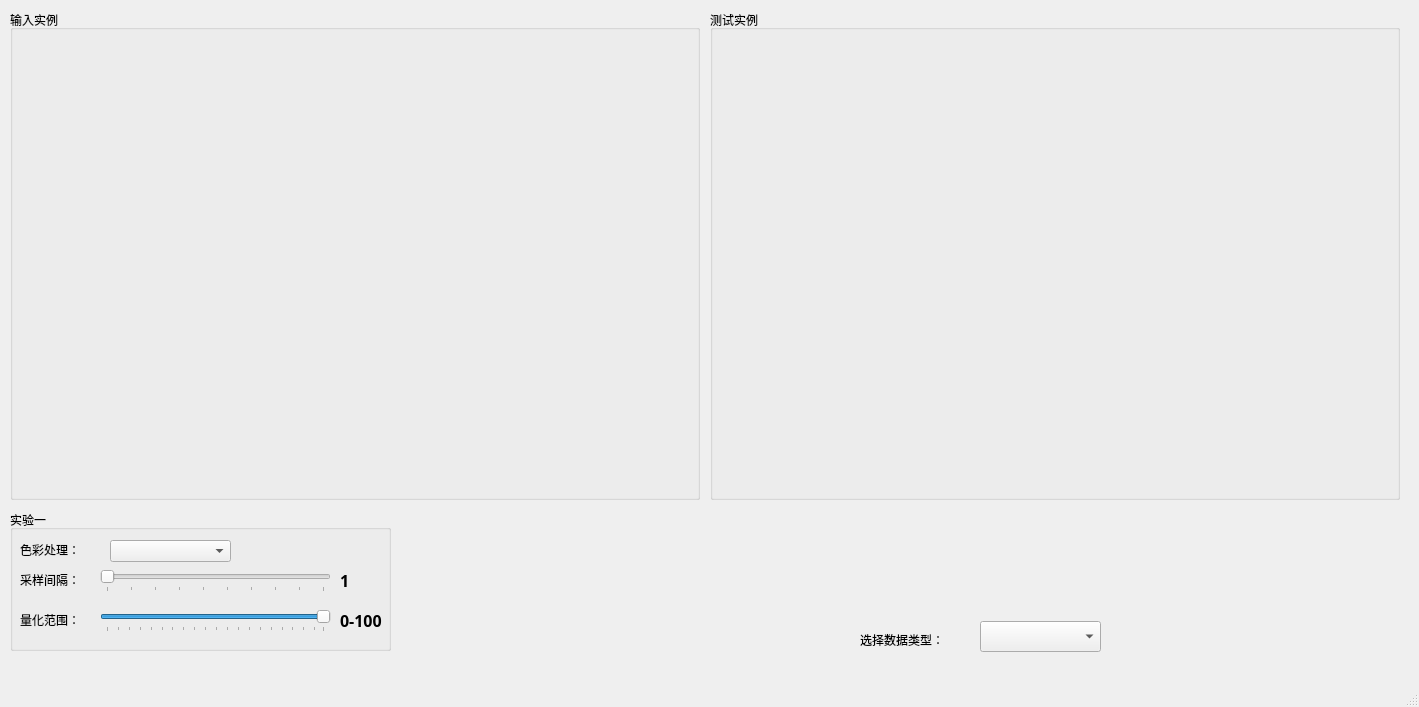
<?xml version="1.0" encoding="UTF-8"?>
<ui version="4.0">
 <class>MainWindow</class>
 <widget class="QMainWindow" name="MainWindow">
  <property name="geometry">
   <rect>
    <x>0</x>
    <y>0</y>
    <width>1419</width>
    <height>707</height>
   </rect>
  </property>
  <property name="windowTitle">
   <string>MainWindow</string>
  </property>
  <widget class="QWidget" name="centralwidget">
   <widget class="QGroupBox" name="groupBox_AftShow">
    <property name="geometry">
     <rect>
      <x>710</x>
      <y>10</y>
      <width>690</width>
      <height>490</height>
     </rect>
    </property>
    <property name="title">
     <string>测试实例</string>
    </property>
    <widget class="QLabel" name="label_AftPicShow">
     <property name="geometry">
      <rect>
       <x>10</x>
       <y>20</y>
       <width>670</width>
       <height>460</height>
      </rect>
     </property>
     <property name="text">
      <string/>
     </property>
    </widget>
   </widget>
   <widget class="QGroupBox" name="groupBox_PreShow">
    <property name="geometry">
     <rect>
      <x>10</x>
      <y>10</y>
      <width>690</width>
      <height>490</height>
     </rect>
    </property>
    <property name="title">
     <string>输入实例</string>
    </property>
    <widget class="QLabel" name="label_PrePicShow">
     <property name="geometry">
      <rect>
       <x>10</x>
       <y>20</y>
       <width>670</width>
       <height>460</height>
      </rect>
     </property>
     <property name="text">
      <string/>
     </property>
     <property name="scaledContents">
      <bool>true</bool>
     </property>
    </widget>
   </widget>
   <widget class="QGroupBox" name="groupBox">
    <property name="geometry">
     <rect>
      <x>10</x>
      <y>510</y>
      <width>381</width>
      <height>141</height>
     </rect>
    </property>
    <property name="font">
     <font>
      <family>Times New Roman</family>
     </font>
    </property>
    <property name="title">
     <string>实验一</string>
    </property>
    <widget class="QLabel" name="label_datatype_2">
     <property name="geometry">
      <rect>
       <x>10</x>
       <y>30</y>
       <width>81</width>
       <height>20</height>
      </rect>
     </property>
     <property name="text">
      <string>色彩处理：</string>
     </property>
    </widget>
    <widget class="QComboBox" name="comboBox_ColorDeal">
     <property name="geometry">
      <rect>
       <x>100</x>
       <y>30</y>
       <width>121</width>
       <height>22</height>
      </rect>
     </property>
     <item>
      <property name="text">
       <string/>
      </property>
     </item>
     <item>
      <property name="text">
       <string>反色处理</string>
      </property>
     </item>
     <item>
      <property name="text">
       <string>灰值化</string>
      </property>
     </item>
     <item>
      <property name="text">
       <string>Lab颜色模型</string>
      </property>
     </item>
     <item>
      <property name="text">
       <string>YCrCb颜色模型</string>
      </property>
     </item>
     <item>
      <property name="text">
       <string>HSI颜色模型</string>
      </property>
     </item>
    </widget>
    <widget class="QSlider" name="slider_ImgSample">
     <property name="geometry">
      <rect>
       <x>90</x>
       <y>60</y>
       <width>231</width>
       <height>22</height>
      </rect>
     </property>
     <property name="minimum">
      <number>1</number>
     </property>
     <property name="maximum">
      <number>10</number>
     </property>
     <property name="singleStep">
      <number>1</number>
     </property>
     <property name="orientation">
      <enum>Qt::Horizontal</enum>
     </property>
     <property name="tickPosition">
      <enum>QSlider::TicksBelow</enum>
     </property>
     <property name="tickInterval">
      <number>1</number>
     </property>
    </widget>
    <widget class="QLabel" name="label_datatype_3">
     <property name="geometry">
      <rect>
       <x>10</x>
       <y>60</y>
       <width>81</width>
       <height>20</height>
      </rect>
     </property>
     <property name="text">
      <string>采样间隔：</string>
     </property>
    </widget>
    <widget class="QLabel" name="label_sample">
     <property name="geometry">
      <rect>
       <x>330</x>
       <y>60</y>
       <width>31</width>
       <height>21</height>
      </rect>
     </property>
     <property name="font">
      <font>
       <family>Agency FB</family>
       <pointsize>12</pointsize>
       <weight>75</weight>
       <bold>true</bold>
      </font>
     </property>
     <property name="text">
      <string>1</string>
     </property>
    </widget>
    <widget class="QSlider" name="slider_ImgQuanty">
     <property name="geometry">
      <rect>
       <x>90</x>
       <y>100</y>
       <width>231</width>
       <height>22</height>
      </rect>
     </property>
     <property name="minimum">
      <number>1</number>
     </property>
     <property name="maximum">
      <number>100</number>
     </property>
     <property name="singleStep">
      <number>5</number>
     </property>
     <property name="value">
      <number>100</number>
     </property>
     <property name="orientation">
      <enum>Qt::Horizontal</enum>
     </property>
     <property name="tickPosition">
      <enum>QSlider::TicksBelow</enum>
     </property>
     <property name="tickInterval">
      <number>5</number>
     </property>
    </widget>
    <widget class="QLabel" name="label_datatype_4">
     <property name="geometry">
      <rect>
       <x>10</x>
       <y>100</y>
       <width>81</width>
       <height>20</height>
      </rect>
     </property>
     <property name="text">
      <string>量化范围：</string>
     </property>
    </widget>
    <widget class="QLabel" name="label_quanty">
     <property name="geometry">
      <rect>
       <x>330</x>
       <y>100</y>
       <width>51</width>
       <height>21</height>
      </rect>
     </property>
     <property name="font">
      <font>
       <family>Agency FB</family>
       <pointsize>12</pointsize>
       <weight>75</weight>
       <bold>true</bold>
      </font>
     </property>
     <property name="text">
      <string>0-100</string>
     </property>
    </widget>
   </widget>
   <widget class="QLabel" name="label_datatype">
    <property name="geometry">
     <rect>
      <x>860</x>
      <y>630</y>
      <width>121</width>
      <height>20</height>
     </rect>
    </property>
    <property name="text">
     <string>选择数据类型：</string>
    </property>
   </widget>
   <widget class="QComboBox" name="comboBox_SelectData">
    <property name="geometry">
     <rect>
      <x>980</x>
      <y>621</y>
      <width>121</width>
      <height>31</height>
     </rect>
    </property>
    <item>
     <property name="text">
      <string/>
     </property>
    </item>
    <item>
     <property name="text">
      <string>读入图像</string>
     </property>
    </item>
    <item>
     <property name="text">
      <string>读入本地视频</string>
     </property>
    </item>
   </widget>
  </widget>
  <widget class="QMenuBar" name="menubar">
   <property name="geometry">
    <rect>
     <x>0</x>
     <y>0</y>
     <width>1419</width>
     <height>30</height>
    </rect>
   </property>
  </widget>
  <widget class="QStatusBar" name="statusbar"/>
 </widget>
 <resources/>
 <connections>
  <connection>
   <sender>comboBox_SelectData</sender>
   <signal>currentIndexChanged(int)</signal>
   <receiver>MainWindow</receiver>
   <slot>onbuttonclick_selectDataType()</slot>
   <hints>
    <hint type="sourcelabel">
     <x>990</x>
     <y>677</y>
    </hint>
    <hint type="destinationlabel">
     <x>6</x>
     <y>632</y>
    </hint>
   </hints>
  </connection>
  <connection>
   <sender>comboBox_ColorDeal</sender>
   <signal>currentIndexChanged(int)</signal>
   <receiver>MainWindow</receiver>
   <slot>oncombox_selectColorType()</slot>
   <hints>
    <hint type="sourcelabel">
     <x>169</x>
     <y>566</y>
    </hint>
    <hint type="destinationlabel">
     <x>461</x>
     <y>587</y>
    </hint>
   </hints>
  </connection>
  <connection>
   <sender>slider_ImgSample</sender>
   <signal>valueChanged(int)</signal>
   <receiver>MainWindow</receiver>
   <slot>onslide_imgSample()</slot>
   <hints>
    <hint type="sourcelabel">
     <x>119</x>
     <y>608</y>
    </hint>
    <hint type="destinationlabel">
     <x>430</x>
     <y>562</y>
    </hint>
   </hints>
  </connection>
  <connection>
   <sender>slider_ImgQuanty</sender>
   <signal>valueChanged(int)</signal>
   <receiver>MainWindow</receiver>
   <slot>onslide_imgQuanty()</slot>
   <hints>
    <hint type="sourcelabel">
     <x>181</x>
     <y>649</y>
    </hint>
    <hint type="destinationlabel">
     <x>233</x>
     <y>678</y>
    </hint>
   </hints>
  </connection>
 </connections>
 <slots>
  <signal>clicked()</signal>
  <slot>onbuttonclick_picdetect()</slot>
  <slot>onbuttonclick_videodetect()</slot>
  <slot>onbuttonclick_selectDataType()</slot>
  <slot>onbuttonclick_videodisplay()</slot>
  <slot>onbuttonclick_videopause()</slot>
  <slot>onbuttonclick_selectDetect()</slot>
  <slot>oncombox_selectColorType()</slot>
  <slot>onslide_imgSample()</slot>
  <slot>onslide_imgQuanty()</slot>
  <slot>onslide_imgZoom()</slot>
  <slot>onslide_imgTranslation()</slot>
  <slot>onslide_imgRotation()</slot>
 </slots>
</ui>
